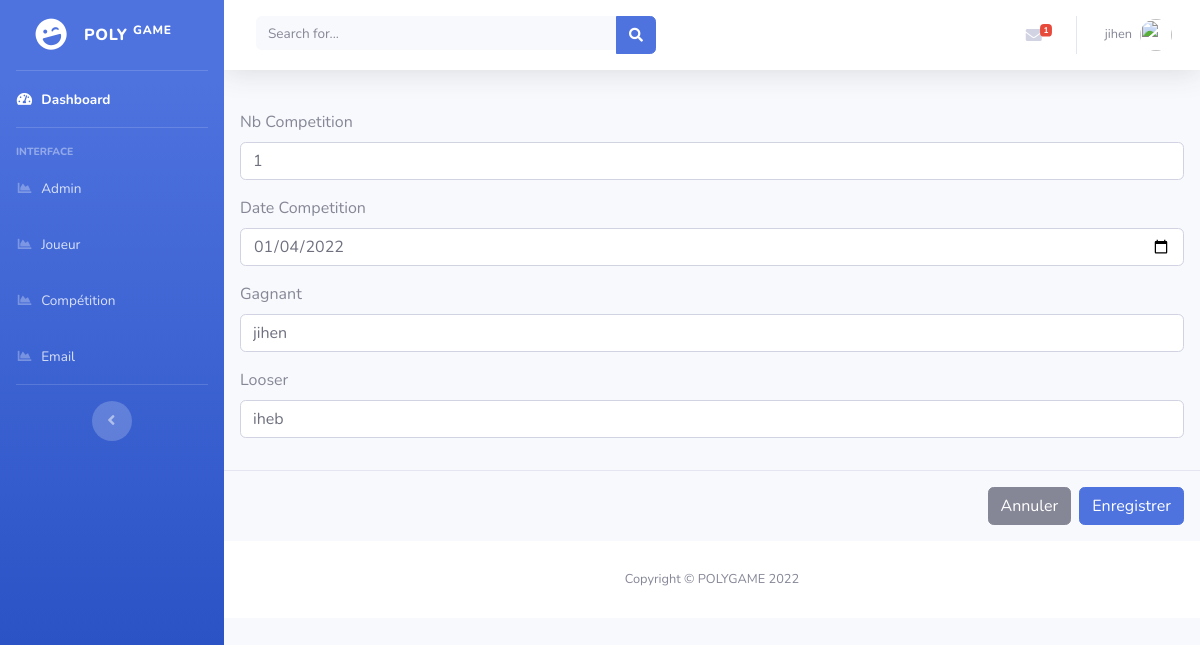
Screenshot of /admin/modcompetition.php?id_competition=1 (signed in) with the database file from the repository.
### tables this page shows
CREATE TABLE IF NOT EXISTS `competition` (
  `id_competition` int(11) NOT NULL AUTO_INCREMENT,
  `nb_competition` int(11) NOT NULL,
  `date_competition` date NOT NULL,
  `gagnant` varchar(20) NOT NULL,
  `looser` varchar(20) NOT NULL,
  PRIMARY KEY (`id_competition`)
);

### admin/modcompetition.php (the view, shortened to what this page needs)
<?php
if (empty($_SESSION['id_admin'])) {
header('Location:login.php');
}else{
?>
<!DOCTYPE html>
<html lang="en">
<head>
  <link href="vendor/fontawesome-free/css/all.min.css" rel="stylesheet" type="text/css">
  <link href="css/sb-admin-2.min.css" rel="stylesheet">
</head>
<body id="page-top">
  <div id="wrapper">
   <ul class="navbar-nav bg-gradient-primary sidebar sidebar-dark accordion" id="accordionSidebar">
<a class="sidebar-brand d-flex align-items-center justify-content-center" href="index.php">
  <div class="sidebar-brand-icon rotate-n-15">
    <i class="fas fa-laugh-wink"></i>
  </div>
  <div class="sidebar-brand-text mx-3">POLY <sup>GAME</sup></div>
</a>
<hr class="sidebar-divider my-0">
<li class="nav-item active">
  <a class="nav-link" href="index.php">
    <i class="fas fa-fw fa-tachometer-alt"></i>
    <span>Dashboard</span></a>
</li>
<hr class="sidebar-divider">
<div class="sidebar-heading">
  Interface
</div>
<li class="nav-item">
  <a class="nav-link" href="administrateur.php">
    <i class="fas fa-fw fa-chart-area"></i>
    <span>Admin</span></a>
</li>
<li class="nav-item">
  <a class="nav-link" href="joueur.php">
    <i class="fas fa-fw fa-chart-area"></i>
    <span>Joueur</span></a>
</li>
<li class="nav-item">
  <a class="nav-link" href="competition.php">
    <i class="fas fa-fw fa-chart-area"></i>
    <span>Compétition</span></a>
</li>
<li class="nav-item">
  <a class="nav-link" href="email.php">
    <i class="fas fa-fw fa-chart-area"></i>
    <span>Email</span></a>
</li>
<hr class="sidebar-divider d-none d-md-block">
<div class="text-center d-none d-md-inline">
  <button class="rounded-circle border-0" id="sidebarToggle"></button>
</div>
</ul>
    <div id="content-wrapper" class="d-flex flex-column">
      <div id="content">
        <nav class="navbar navbar-expand navbar-light bg-white topbar mb-4 static-top shadow">
          <form class="d-none d-sm-inline-block form-inline mr-auto ml-md-3 my-2 my-md-0 mw-100 navbar-search">
            <div class="input-group">
              <input type="text" class="form-control bg-light border-0 small" placeholder="Search for..." aria-label="Search" aria-describedby="basic-addon2">
              <div class="input-group-append">
                <button class="btn btn-primary" type="button">
                  <i class="fas fa-search fa-sm"></i>
                </button>
              </div>
            </div>
          </form>
          <ul class="navbar-nav ml-auto">
            <li class="nav-item dropdown no-arrow mx-1">
              <a class="nav-link dropdown-toggle" href="#" id="messagesDropdown" role="button" data-toggle="dropdown" aria-haspopup="true" aria-expanded="false">
                <i class="fas fa-envelope fa-fw"></i>
               <?php
        include('connexion.php');
        $req = $bdd->query("SELECT count(id_msg) as total_email from email");
        $email = $req->fetch();
        ?>
                <span class="badge badge-danger badge-counter"><?php echo $email['total_email'] ?></span>
              </a>
            </li>
            <li class="nav-item dropdown no-arrow">
              <a class="nav-link dropdown-toggle" href="#" id="userDropdown" role="button" data-toggle="dropdown" aria-haspopup="true" aria-expanded="false">
                <span class="mr-2 d-none d-lg-inline text-gray-600 small">
               <?php echo $_SESSION['nom']; ?>
                </span>
                <img class="img-profile rounded-circle" src="img/<?php echo $_SESSION['image']; ?>">
              </a>
            </li>
          </ul>
        </nav>
<?php
include('connexion.php');
$id_competition= (isset($_GET['id_competition'])) ? (int) $_GET['id_competition'] : 0;
try
{
$result = $bdd->prepare('SELECT * FROM competition where competition.id_competition=? ');
$result->execute(array($id_competition));
$dl = $result->fetch()?>
<form action="UpdateCompetition.php?id_competition=<?php echo $dl['id_competition']; ?>" method="POST">
        <div class="modal-body">
           <div class="form-group">
                <label> Nb Competition </label>
                <input type="number" name="nb_competition" class="form-control" value="<?php echo $dl['nb_competition']; ?>">
            </div>
            <div class="form-group">
                <label>Date Competition</label>
                <input type="date" name="date_competition" class="form-control" value="<?php echo $dl['date_competition']; ?>">
            </div>
            <div class="form-group">
                <label>Gagnant</label>
                <input type="text" name="gagnant" class="form-control" value="<?php echo $dl['gagnant']; ?>">
            </div>
            <div class="form-group">
                <label>Looser</label>
                <input type="text" name="looser" class="form-control" value="<?php echo $dl['looser']; ?>">
            </div>
        </div>
        <div class="modal-footer">
            <button type="button" class="btn btn-secondary" data-dismiss="modal">Annuler</button>
            <button type="submit" name="registerbtn" class="btn btn-primary">Enregistrer</button>
        </div>
        <?php }
catch(Exception $e)
{die('Erreur : '.$e->getMessage()); }
        ?>
      </form>
      <footer class="sticky-footer bg-white">
        <div class="container my-auto">
          <div class="copyright text-center my-auto">
            <span>Copyright &copy; POLYGAME 2022</span>
          </div>
        </div>
      </footer>
      </div>
      </div>
    </div>
</body>
</html>
<?php
}
?>

### rows the page displays
competition: nb_competition "1", date_competition "01/04/2022", gagnant "jihen", looser "iheb"

### other values shown
$email['total_email'] "1"
$_SESSION['nom'] "jihen"
